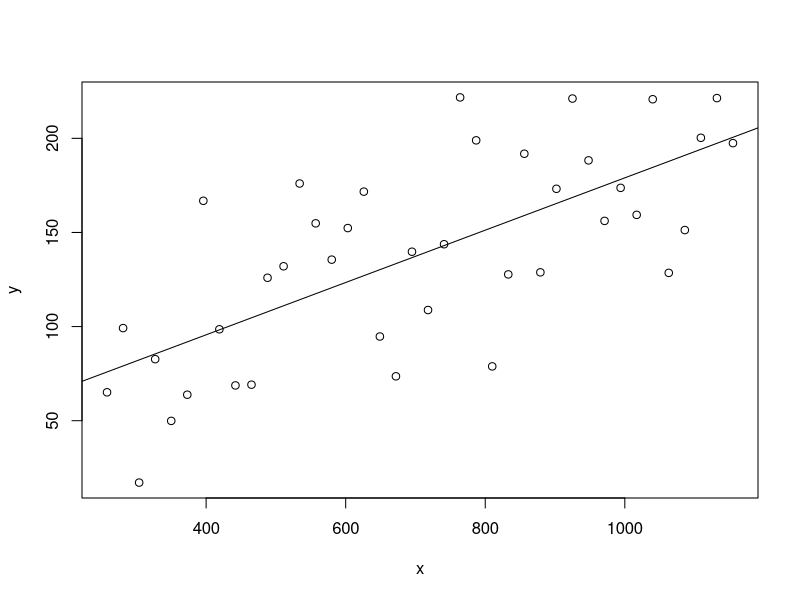
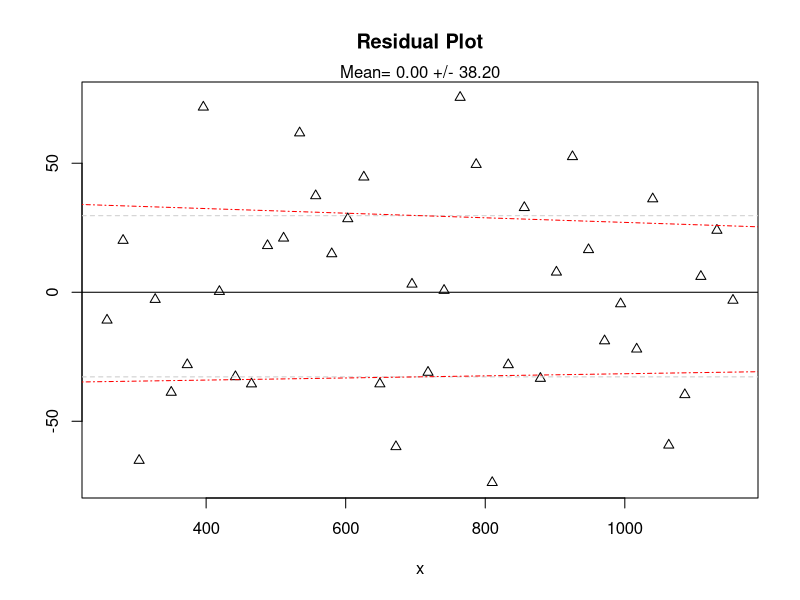
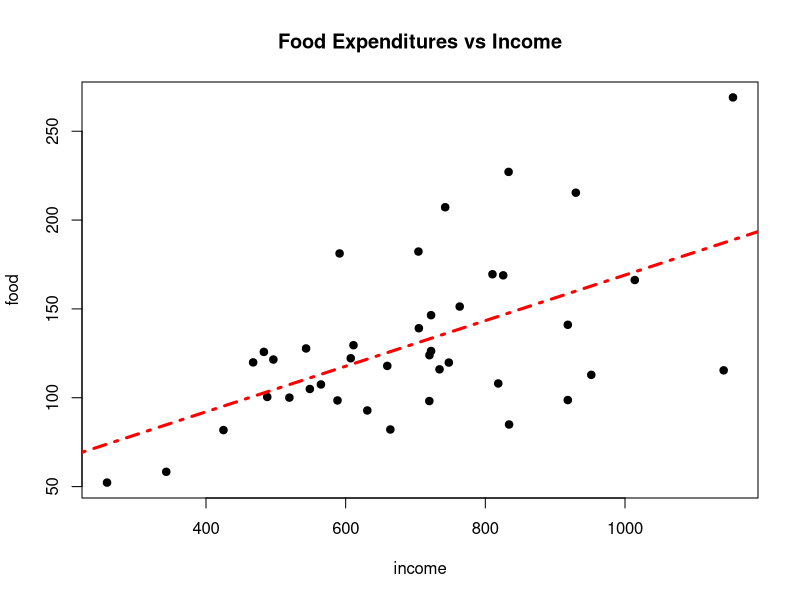
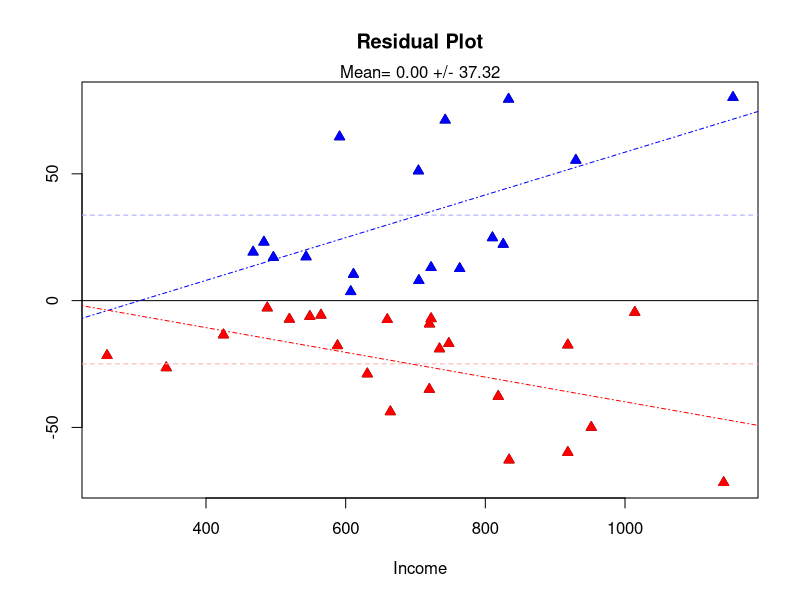

R code for these plots, in order:
#Exploring Heteroskedasticity
#

#First let's create a model with homoskedastic errors
# just so we can see what is "normal". Later we will 
# look at a similar model with heteroskedastic errors
set.seed(6829)
x <- seq(258,1155,length=40)
y <- 40.8 + 0.13 * x + rnorm(40, 0, 37.8)

#Graphical inspection of the model: note that as the 
# value of x increases, the errors appear to vary by
# the same amount (ie., homoskedastic).
plot(x,y)
mod1 <- lm(y ~ x)
abline(mod1)

#Visually it appears the errors are homoskedastic.
# with mean = 0, and standard deviation close to 
# that specified for the y variable.
e <- mod1$residuals
plot(x, e, pch=2, main="Residual Plot",ylab="")
abline(h=mean(e))
sd(e)
s1 <- sprintf("Mean= %.2f +/- %.2f",mean(e),sd(e))
mtext(s1, 3)

#We can do a little more with this visually.  The idea
# is to separate out the errors above and below the
# mean, then plot each group against their corresponding
# explanatory variable.  Each of the plots should be roughly
# horizontal lines.

#Separate the errors that are above or below the mean error
dfm <- data.frame(x,e)
dfm.ue <- dfm[e>mean(e),]
dfm.le <- dfm[e<mean(e),]

#Add lines to show the mean of the upper and lower errors
mupper <- mean(dfm.ue$e)
abline(h=mupper, col="#cccccc", lty=2)
mlower <- mean(dfm.le$e)
abline(h=mlower, col="#cccccc", lty=2)

#Fit the upper and lower errors, separately, to the
# observations.  The fitted lines should be pretty
# close to the mean of the upper and lower errors, respectively.
mod.ue <- lm(dfm.ue$e ~ dfm.ue$x)
abline(mod.ue, col="#ff0000",lty=4)
mod.le <- lm(dfm.le$e ~ dfm.le$x)
abline(mod.le,col="#ff0000",lty=4)

#==========================================================

#Clean up
rm(list=ls())


#==========================================================
#Now let's look at some real data: weekly food expenditures 
# and income data. These data are from Hill, Griffiths and
# Judge, Undergraduate Economics (2e), Table 3.1, page 50.
dfm.wfe <- read.csv("wfe.csv")
names(dfm.wfe)

income <- dfm.wfe$income
food <- dfm.wfe$food

#Plot then regress food expenditures on income, and
# plot the fitted line.  Note how food expenditures vary
# more with higher levels of income...
plot(income,food,pch=19,main="Food Expenditures vs Income")
mod1 <- lm(food ~ income)
abline(mod1, lty=4,col="red",lwd=3)

#So the mean appears equal to zero, with some standard deviation
#and notice it is similar to the first example we created with
#homoskedastic errors...yet this time the errors are heteroskedastic
e <- mod1$residuals
plot(income, e, pch=2, main="Residual Plot",ylab="",xlab="Income")
abline(h=mean(e))
sd(e)
s1 <- sprintf("Mean= %.2f +/- %.2f",mean(e),sd(e))
mtext(s1, 3)

#Separate out the errors above and below the
# mean, then plot each group against their corresponding
# explanatory variable.  Each of the plots should be roughly
# horizontal lines.

#Separate the errors that are above or below the mean error
dfm <- data.frame(income,e)
dfm.ue <- dfm[e>mean(e),]
dfm.le <- dfm[e<mean(e),]

points(dfm.ue$income,dfm.ue$e, col="blue",bg="blue", pch=24)
points(dfm.le$income,dfm.le$e, col="red", bg="red", pch=24)

#Add lines to show the mean of the upper and lower errors
mupper <- mean(dfm.ue$e)
abline(h=mupper, col="#aaaaff", lty=2)
mlower <- mean(dfm.le$e)
abline(h=mlower, col="#ffaaaa", lty=2)

#Fit the upper and lower errors, separately, to the
# observations.  This time it's pretty obvious the
#errors are increasing as income increases, that is, 
#the errors are heteroskedastic
mod.ue <- lm(dfm.ue$e ~ dfm.ue$income)
abline(mod.ue,lty=4, col="blue")
mod.le <- lm(dfm.le$e ~ dfm.le$income)
abline(mod.le,lty=4, col="red")

#So the question now is...can we formally test for 
#heteroskedasticity (YES; Goldfeld-Quandt Test), and 
#can we update/correct the standard errors so that they
#are reflect the presence of heteroskdedastiocity (YES; via
#White's approximation)...

# ==================================================
# Clean up
rm(dfm,dfm.le,dfm.ue,dfm.wfe,e,mlower,mupper,mod.le,mod.ue,mod1,s1)
# ==================================================